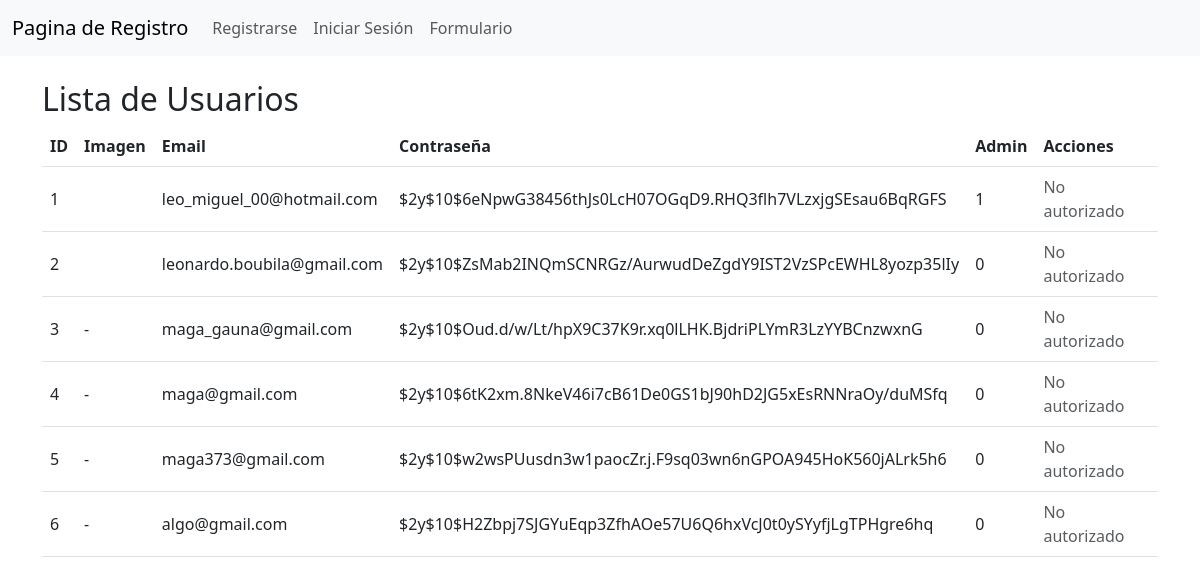
Page /index.php?pagina=lista_usuario on the committed database.
### tables this page shows
CREATE TABLE `usuarios` (
  `id` int(11) NOT NULL,
  `email` varchar(255) NOT NULL,
  `contraseña` varchar(255) NOT NULL,
  `adm` tinyint(1) NOT NULL DEFAULT 0,
  `imagen` varchar(255) DEFAULT NULL
);

### bd/usuario.php (called while the page is built, shortened)
<?php
class Usuario {
    public function __construct($id, $email, $contraseña, $adm, $imagen) {
        $this->id = $id;
        $this->email = $email;
        $this->contraseña = $contraseña;
        $this->adm = $adm;
        $this->imagen = $imagen;
    }
    public static function findAll($conexion) {
        $sql = "SELECT id, email, contraseña, adm, imagen FROM usuarios";
        $res = $conexion->query($sql);
        $arr = [];
        while ($row = $res->fetch_assoc()) {
            $arr[] = new Usuario(
                $row['id'],
                $row['email'],
                $row['contraseña'],
                $row['adm'],
                $row['imagen']
            );
        }
        return $arr;
    }
}
?>

### paginas/lista_usuario.php (the view)
<?php
require_once __DIR__ . '/../bd/conexion.php';
require_once __DIR__ . '/../bd/usuario.php';
$lista = Usuario::findAll($conexion);
?>
<h2>Lista de Usuarios</h2>
<table class="table align-middle">
  <thead>
    <tr>
      <th>ID</th>
      <th>Imagen</th>
      <th>Email</th>
      <th>Contraseña</th>
      <th>Admin</th>
      <th>Acciones</th>
    </tr>
  </thead>
  <tbody>
    <?php foreach ($lista as $u): ?>
      <tr>
        <td><?= $u->id ?></td>
        <td>
          <?php if ($u->imagen): ?>
            <img src="img/<?= htmlspecialchars($u->imagen) ?>" alt="" style="max-width:80px;" class="img-fluid rounded">
          <?php else: ?>
            -
          <?php endif; ?>
        </td>
        <td><?= $u->email ?></td>
        <td><?= $u->contraseña ?></td>
        <td><?= $u->adm ?></td>
        <td>
          <?php if (isset($_SESSION['adm']) && $_SESSION['adm'] == 1): ?>
            <a href="index.php?pagina=editar_usuario&id=<?= $u->id ?>" class="btn btn-sm btn-warning">Editar</a>
            <a href="procesar/eliminar_usuario.php?id=<?= $u->id ?>" class="btn btn-sm btn-danger">Eliminar</a>
            <a href="procesar/hacer_adm.php?id=<?= $u->id ?>" class="btn btn-sm btn-info">Hacer Admin</a>
          <?php else: ?>
            <span class="text-muted">No autorizado</span>
          <?php endif; ?>
        </td>
      </tr>
    <?php endforeach; ?>
  </tbody>
</table>

### header.php (shortened to what this page needs)
<!DOCTYPE html>
<html lang="es">
<head>
    <link href="https://cdn.jsdelivr.net/npm/bootstrap@5.3.0/dist/css/bootstrap.min.css" rel="stylesheet">
</head>
<body>
<nav class="navbar navbar-expand-lg navbar-light bg-light">
  <div class="container-fluid">
    <a class="navbar-brand" href="index.php?pagina=inicio">Pagina de Registro</a>
    <div class="collapse navbar-collapse" id="mainNavbar">
      <ul class="navbar-nav me-auto mb-2 mb-lg-0">
        <?php if (!isset($_SESSION['user_email'])): ?>
          <li class="nav-item"><a class="nav-link" href="index.php?pagina=registro_usuario">Registrarse</a></li>
          <li class="nav-item"><a class="nav-link" href="index.php?pagina=iniciar_sesion">Iniciar Sesión</a></li>
          <li class="nav-item"><a class="nav-link" href="index.php?pagina=formulario">Formulario</a></li>
        <?php endif; ?>
      </ul>
    </div>
  </div>
</nav>
<div class="container mt-4">

### index.php (shortened to what this page needs)
<?php
require_once __DIR__ . '/header.php';
$pagina = $_GET['pagina'] ?? 'inicio';
$allowed = ['inicio','registro_usuario','iniciar_sesion','cerrar_sesion','lista_usuario','editar_usuario','formulario'];
if (!in_array($pagina, $allowed)) {
    include __DIR__ . '/paginas/404.php';
} else {
    include __DIR__ . '/paginas/' . $pagina . '.php';
}
?>

### rows in the picture
usuarios: id "1", email "leo_miguel_00@hotmail.com", contraseña "$2y$10$6eNpwG38456thJs0LcH07OGqD9.RHQ3flh7VLzxjgSEsau6BqRGFS", adm "1"
usuarios: id "2", email "leonardo.boubila@gmail.com", contraseña "$2y$10$ZsMab2INQmSCNRGz/AurwudDeZgdY9IST2VzSPcEWHL8yozp35lIy", adm "0"
usuarios: id "3", email "maga_gauna@gmail.com", contraseña "$2y$10$Oud.d/w/Lt/hpX9C37K9r.xq0lLHK.BjdriPLYmR3LzYYBCnzwxnG", adm "0"
usuarios: id "4", email "maga@gmail.com", contraseña "$2y$10$6tK2xm.8NkeV46i7cB61De0GS1bJ90hD2JG5xEsRNNraOy/duMSfq", adm "0"
usuarios: id "5", email "maga373@gmail.com", contraseña "$2y$10$w2wsPUusdn3w1paocZr.j.F9sq03wn6nGPOA945HoK560jALrk5h6", adm "0"
usuarios: id "6", email "algo@gmail.com", contraseña "$2y$10$H2Zbpj7SJGYuEqp3ZfhAOe57U6Q6hxVcJ0t0ySYyfjLgTPHgre6hq", adm "0"
